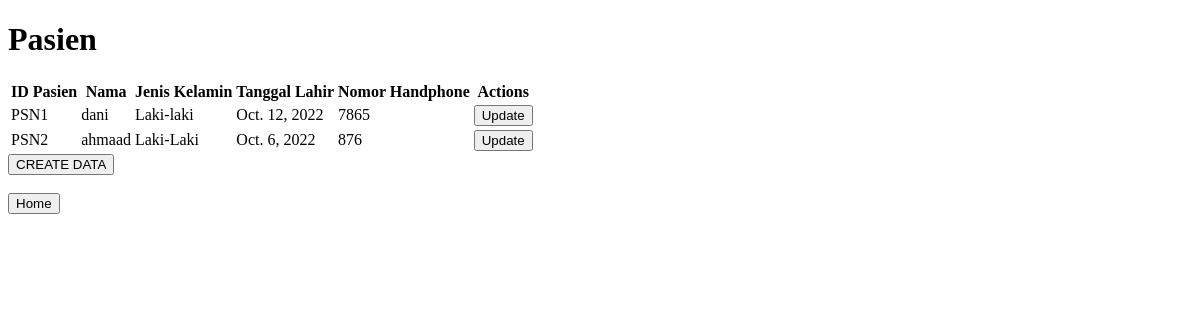
Before: /pasien with the older database file.
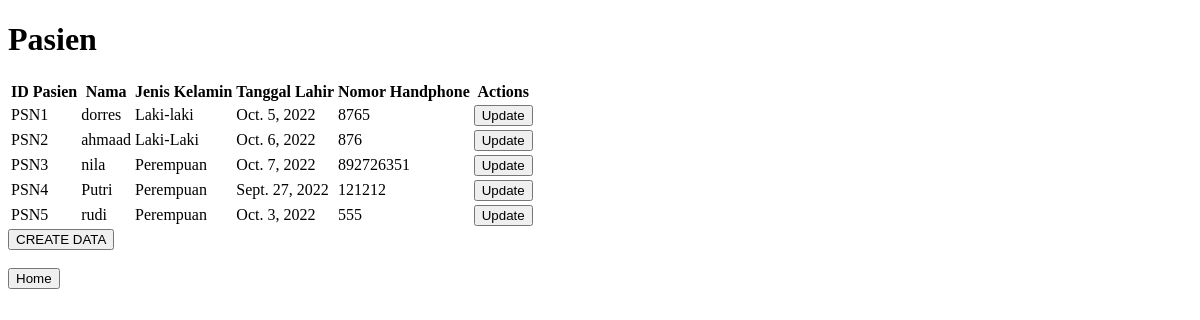
After: the same page with the newer database file.
### app/models.py (models this page shows, shortened)
class pasien(models.Model):
    idpasien = models.AutoField(primary_key=True)
    namapasien = models.CharField(max_length=50)
    jeniskelaminpasien = models.CharField(max_length=15)
    tanggallahir = models.DateField()
    nohppasien = models.IntegerField()

### app/views.py (the view)
# urls.py: path('pasien', views.pasien, name='pasien'),
def pasien(request) :
    allpasienobj = models.pasien.objects.all()
    filterpasienobj = models.pasien.objects.filter(jeniskelaminpasien = 'Laki-Laki')
    return render(request, 'pasien.html',{
        'allpasienobj' : allpasienobj,
        'filterpasienobj' : filterpasienobj
    })

### app/templates/pasien.html (shortened to what this page needs)
<!DOCTYPE html>
<html lang="en">
<head>
</head>
<body>
    <h1>Pasien</h1>
    <table>
        <tr>
            <th>ID Pasien</th>
            <th>Nama</th>
            <th>Jenis Kelamin</th>
            <th>Tanggal Lahir</th>
            <th>Nomor Handphone</th>
            <th>Actions</th>
        </tr>
        {% for item in allpasienobj%}
        <tr>
            <td>PSN{{ item.idpasien }}</item></td>
            <td>{{ item.namapasien }}</item></td>
            <td>{{ item.jeniskelaminpasien }}</item></td>
            <td>{{ item.tanggallahir }}</item></td>
            <td>{{ item.nohppasien }}</item></td>
            <td>
                <a href="{% url 'updatepasien' item.idpasien %}">
                    <button>Update</button>
                </a>
            </td>
        </tr>
        {% endfor %}
    </table>
    <a href="{% url 'createdatapasien' %}">
        <button>
            CREATE DATA
        </button>
    </a>
    <br>
    <br>
    <a href="{% url 'home' %}">
        <button>
            Home
        </button>
    </a>
</body>
</html>

Changed rows visible on the page:
changed pasien "Laki-laki": namapasien "dani" → "dorres"; tanggallahir "Oct. 12, 2022" → "Oct. 5, 2022"; nohppasien "7865" → "8765"
added pasien: idpasien "3", namapasien "nila", jeniskelaminpasien "Perempuan", tanggallahir "Oct. 7, 2022", nohppasien "892726351"
added pasien: idpasien "4", namapasien "Putri", jeniskelaminpasien "Perempuan", tanggallahir "Sept. 27, 2022", nohppasien "121212"
added pasien: idpasien "5", namapasien "rudi", jeniskelaminpasien "Perempuan", tanggallahir "Oct. 3, 2022", nohppasien "555"
